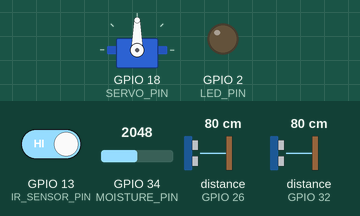
Simulated run of this sketch. Board: ESP32. On the bench: servo, output pins drawn as LEDs (lit = HIGH). Wiring (inferred from the names in the program): 2 × ultrasonic range finder: trigger GPIO 27, echo GPIO 26 / trigger GPIO 33, echo GPIO 32. The inputs (shaded band) are chosen by the test bench; at power-on: GPIO 13 (IR_SENSOR_PIN) HIGH, GPIO 34 (MOISTURE_PIN) = 2048, distance to the obstacle (sensors on GPIO 26, GPIO 32) 80 cm. The echo pulse lasts 58.3 µs per cm; pins used as bus, display or sensor lines are not drawn; what the sketch prints to the serial monitor is not drawn.

Above: at 2.8 s.
2.9 s: GPIO 13 (IR_SENSOR_PIN) driven LOW
At 4.4 s:
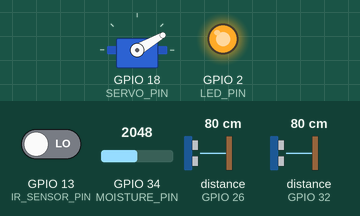
At 6.1 s:
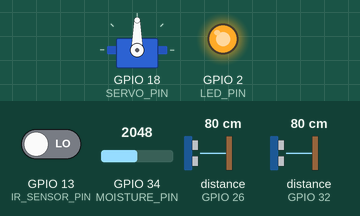
8.9 s: GPIO 34 (MOISTURE_PIN) set to 3040
25.2 s: GPIO 13 (IR_SENSOR_PIN) driven HIGH
At 26.4 s:
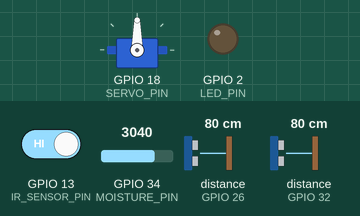
Timing chart, 0 to 28.2 s (numbered marks = the images above; inputs shaded):
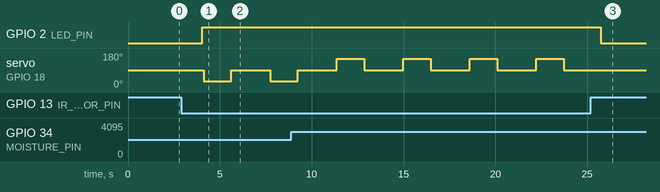

Measured:
- after the input at 2.9 s, GPIO 2 (LED_PIN): LOW → HIGH after 1.1 s; servo on GPIO 18 (SERVO_PIN): 90° → 30° after 1.2 s, → 90° 1.5 s later, → 30° 2.1 s later
- after the input at 25.2 s, GPIO 2 (LED_PIN): HIGH → LOW after 0.54 s; servo on GPIO 18 (SERVO_PIN): stays 90° (without the input it goes to 150° after 0.64 s)

The sketch:

smart_waste_bin.ino
```cpp
#include <ESP32Servo.h>

// === Pin Definitions ===
#define IR_SENSOR_PIN 13
#define MOISTURE_PIN 34
#define SERVO_PIN 18

#define TRIG_WET 27
#define ECHO_WET 26
#define TRIG_DRY 33
#define ECHO_DRY 32

#define LED_PIN 2 // Optional: status LED for IR detection

Servo myServo;

// === Function to measure distance ===
long readUltrasonicDistance(int trigPin, int echoPin) {
  digitalWrite(trigPin, LOW);
  delayMicroseconds(2);
  digitalWrite(trigPin, HIGH);
  delayMicroseconds(10);
  digitalWrite(trigPin, LOW);
  return pulseIn(echoPin, HIGH, 30000) * 0.034 / 2; // in cm
}

void setup() {
  Serial.begin(115200);

  pinMode(IR_SENSOR_PIN, INPUT);
  pinMode(MOISTURE_PIN, INPUT);

  pinMode(TRIG_WET, OUTPUT);
  pinMode(ECHO_WET, INPUT);
  pinMode(TRIG_DRY, OUTPUT);
  pinMode(ECHO_DRY, INPUT);

  pinMode(LED_PIN, OUTPUT);

  myServo.setPeriodHertz(50);
  myServo.attach(SERVO_PIN);
  myServo.write(90); // Neutral position
  Serial.println("System Ready");
}

void loop() {
  int irValue = digitalRead(IR_SENSOR_PIN);
  digitalWrite(LED_PIN, (irValue == LOW) ? HIGH : LOW); // LED ON when object detected

  if (irValue == LOW) {
    delay(100); // Debounce
    if (digitalRead(IR_SENSOR_PIN) == LOW) {
      Serial.println("IR Triggered: Waste Detected!");

      // === Read moisture ===
      int moisture = analogRead(MOISTURE_PIN);
      String wasteType = (moisture < 3000) ? "Wet" : "Dry"; // Calibrated threshold
      Serial.print("Moisture Value: ");
      Serial.print(moisture);
      Serial.print(" → Type: ");
      Serial.println(wasteType);

      // === Rotate servo ===
      if (wasteType == "Wet") {
        myServo.write(30); // Rotate left to WET bin
        Serial.println("Wet Waste → Routing to WET bin");
      } else {
        myServo.write(150); // Rotate right to DRY bin
        Serial.println("Dry Waste → Routing to DRY bin");
      }

      delay(1500);
      myServo.write(90); // Reset to center
      Serial.println("Servo Reset to Center\n");
    }
  }

  // === Bin fill levels ===
  long wetDistance = readUltrasonicDistance(TRIG_WET, ECHO_WET);
  long dryDistance = readUltrasonicDistance(TRIG_DRY, ECHO_DRY);

  String wetStatus = (wetDistance > 10) ? "FULL" : "Not Full";
  String dryStatus = (dryDistance > 10) ? "FULL" : "Not Full";

  Serial.print("Wet Bin Level: ");
  Serial.print(wetDistance);
  Serial.print(" cm → Status: ");
  Serial.println(wetStatus);

  Serial.print("Dry Bin Level: ");
  Serial.print(dryDistance);
  Serial.print(" cm → Status: ");
  Serial.println(dryStatus);

  Serial.println("-----------------------------------");
  delay(2000);
}
```
